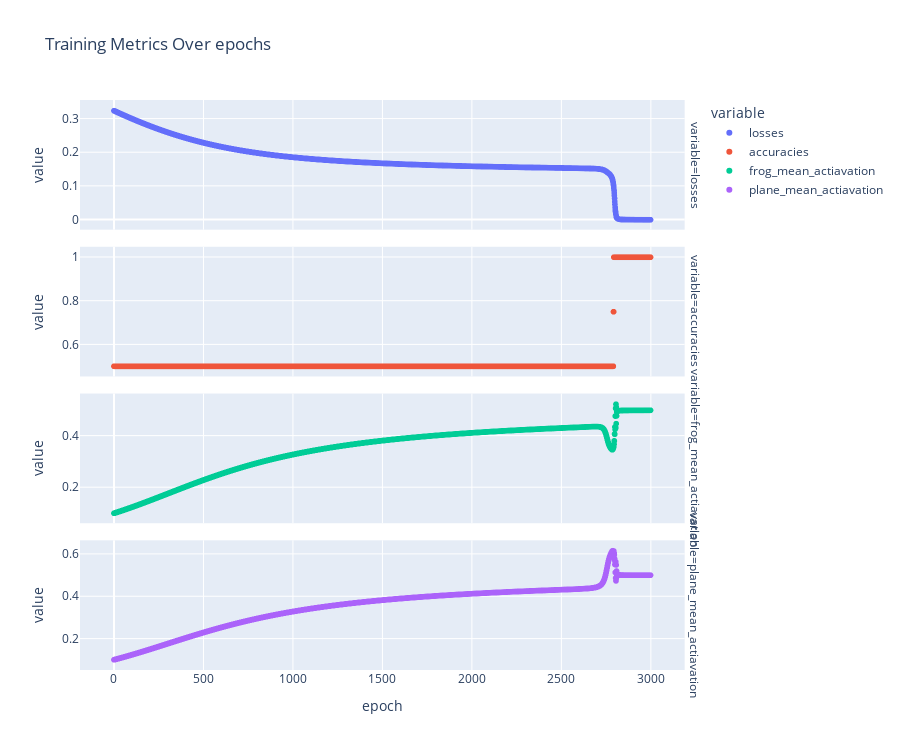

The code cell stored with this chart in its notebook:
### Code cell
fig = (
    px.scatter(
        (
            pd.DataFrame.from_records(stats)
            .assign(epoch=range(len(stats)))
            .melt(id_vars="epoch", value_vars=["losses", "accuracies",  "frog_mean_actiavation", "plane_mean_actiavation"])
        ),
        x="epoch",
        y="value",
        color="variable",
        facet_row="variable",
        title="Training Metrics Over epochs",
        height=750,
    )
    .update_yaxes(matches=None)
)
fig.show()

### Figure 1 — Plotly figure (JSON) as saved in the notebook; plotly's stock layout.template omitted (floating-point values rounded to 4 significant figures; data arrays with more than 128 entries replaced by an {"elided": "..."} marker saying what was removed)
{"data": [{"hovertemplate": "variable=losses<br>epoch=%{x}<br>value=%{y}<extra></extra>", "legendgroup": "losses", "marker": {"color": "#636efa", "symbol": "circle"}, "mode": "markers", "name": "losses", "showlegend": true, "type": "scattergl", "x": {"elided": "3000 int values"}, "xaxis": "x4", "y": {"elided": "3000 float values"}, "yaxis": "y4"}, {"hovertemplate": "variable=accuracies<br>epoch=%{x}<br>value=%{y}<extra></extra>", "legendgroup": "accuracies", "marker": {"color": "#EF553B", "symbol": "circle"}, "mode": "markers", "name": "accuracies", "showlegend": true, "type": "scattergl", "x": {"elided": "3000 int values"}, "xaxis": "x3", "y": {"elided": "3000 float values"}, "yaxis": "y3"}, {"hovertemplate": "variable=frog_mean_actiavation<br>epoch=%{x}<br>value=%{y}<extra></extra>", "legendgroup": "frog_mean_actiavation", "marker": {"color": "#00cc96", "symbol": "circle"}, "mode": "markers", "name": "frog_mean_actiavation", "showlegend": true, "type": "scattergl", "x": {"elided": "3000 int values"}, "xaxis": "x2", "y": {"elided": "3000 float values"}, "yaxis": "y2"}, {"hovertemplate": "variable=plane_mean_actiavation<br>epoch=%{x}<br>value=%{y}<extra></extra>", "legendgroup": "plane_mean_actiavation", "marker": {"color": "#ab63fa", "symbol": "circle"}, "mode": "markers", "name": "plane_mean_actiavation", "showlegend": true, "type": "scattergl", "x": {"elided": "3000 int values"}, "xaxis": "x", "y": {"elided": "3000 float values"}, "yaxis": "y"}], "layout": {"annotations": [{"font": {}, "showarrow": false, "text": "variable=plane_mean_actiavation", "textangle": 90, "x": 0.98, "xanchor": "left", "xref": "paper", "y": 0.1138, "yanchor": "middle", "yref": "paper"}, {"font": {}, "showarrow": false, "text": "variable=frog_mean_actiavation", "textangle": 90, "x": 0.98, "xanchor": "left", "xref": "paper", "y": 0.3712, "yanchor": "middle", "yref": "paper"}, {"font": {}, "showarrow": false, "text": "variable=accuracies", "textangle": 90, "x": 0.98, "xanchor": "left", "xref": "paper", "y": 0.6288, "yanchor": "middle", "yref": "paper"}, {"font": {}, "showarrow": false, "text": "variable=losses", "textangle": 90, "x": 0.98, "xanchor": "left", "xref": "paper", "y": 0.8862, "yanchor": "middle", "yref": "paper"}], "height": 750, "legend": {"title": {"text": "variable"}, "tracegroupgap": 0}, "title": {"text": "Training Metrics Over epochs"}, "xaxis": {"anchor": "y", "domain": [0, 0.98], "title": {"text": "epoch"}}, "xaxis2": {"anchor": "y2", "domain": [0, 0.98], "matches": "x", "showticklabels": false}, "xaxis3": {"anchor": "y3", "domain": [0, 0.98], "matches": "x", "showticklabels": false}, "xaxis4": {"anchor": "y4", "domain": [0, 0.98], "matches": "x", "showticklabels": false}, "yaxis": {"anchor": "x", "domain": [0, 0.2275], "title": {"text": "value"}}, "yaxis2": {"anchor": "x2", "domain": [0.2575, 0.485], "title": {"text": "value"}}, "yaxis3": {"anchor": "x3", "domain": [0.515, 0.7425], "title": {"text": "value"}}, "yaxis4": {"anchor": "x4", "domain": [0.7725, 1], "title": {"text": "value"}}}}
